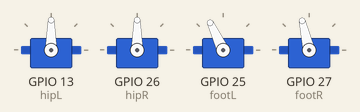
The sketch below on a simulated ESP32. On the bench: 4 × servo.

Above: at 1.05 s.
At 1.2 s:
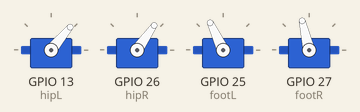
At 1.35 s:
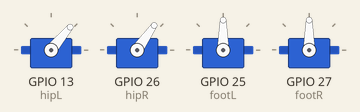
At 1.5 s:
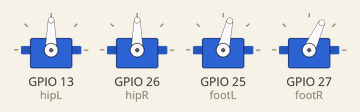
At 1.7 s:
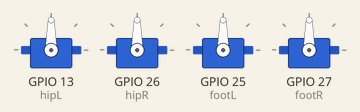
Timing chart, 0 to 4.0 s (numbered marks = the images above):
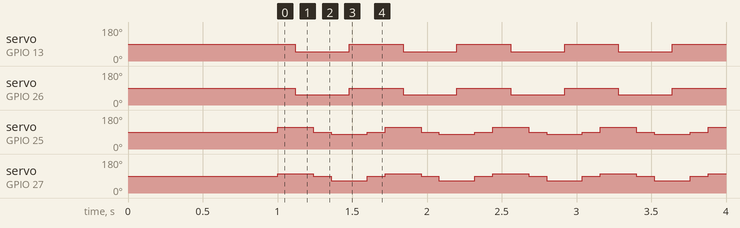

Measured:
- by itself, servo on GPIO 13 (hipL): alternates 90° for 0.36 s and 50° for 0.36 s
- by itself, servo on GPIO 26 (hipR): alternates 90° for 0.36 s and 55° for 0.36 s
- by itself, servo on GPIO 25 (footL): repeats every 0.72 s: 90° 0.12 s, 77° 0.24 s, 90° 0.12 s, 115° 0.24 s
- by itself, servo on GPIO 27 (footR): repeats every 0.72 s: 90° 0.12 s, 65° 0.24 s, 90° 0.12 s, 103° 0.24 s

The sketch:

Robo_legs_v6.ino
```cpp
#include <ESP32Servo.h>

// ---------------- SERVO OBJECTS ----------------
Servo hipL, hipR, footL, footR;

// ---------------- NEUTRAL ----------------
const int HIP_L_N  = 90;
const int HIP_R_N  = 90;
const int FOOT_L_N = 90;
const int FOOT_R_N = 90;

// ---------------- MOVEMENT AMPLITUDE ----------------
const int HIP_STEP  = 40;
const int HIP_PLANT = 35;   // Added
const int FOOT_TILT = 25;
const int FOOT_PLANT = 13;

// ---------------- SPEED ----------------
const int MOVE_DELAY = 120;

// ---------------- SETUP ----------------
void setup() {
  hipL.attach(13);
  hipR.attach(26);
  footL.attach(25);
  footR.attach(27);

  // Step-1: Initial neutral
  hipL.write(HIP_L_N);
  hipR.write(HIP_R_N);
  footL.write(FOOT_L_N);
  footR.write(FOOT_R_N);

  delay(1000);
}

// ---------------- LOOP ----------------
void loop() {
  stepRight();
  stepLeft();
}

// ---------------- STEP RIGHT ----------------
void stepRight() {

  // (1 & 2) feet move together
  footL.write(FOOT_L_N + FOOT_TILT);  // +
  footR.write(FOOT_R_N + FOOT_PLANT); // +
  delay(MOVE_DELAY);

  // (3 & 4) hips move together
  hipR.write(HIP_R_N - HIP_PLANT);   // either both + or both -
  hipL.write(HIP_L_N - HIP_STEP);
  delay(MOVE_DELAY);

  // (5 & 6) feet return together
  footL.write(FOOT_L_N);
  footR.write(FOOT_R_N);
  delay(MOVE_DELAY);
}

// ---------------- STEP LEFT ----------------
void stepLeft() {

  // (1 & 2) feet move together
  footR.write(FOOT_R_N - FOOT_TILT);  // -
  footL.write(FOOT_L_N - FOOT_PLANT); // -
  delay(MOVE_DELAY);

  // (3 & 4) hips return together
  hipL.write(HIP_L_N);
  hipR.write(HIP_R_N);
  delay(MOVE_DELAY);

  // (5 & 6) feet return together
  footR.write(FOOT_R_N);
  footL.write(FOOT_L_N);
  delay(MOVE_DELAY);
}
```
